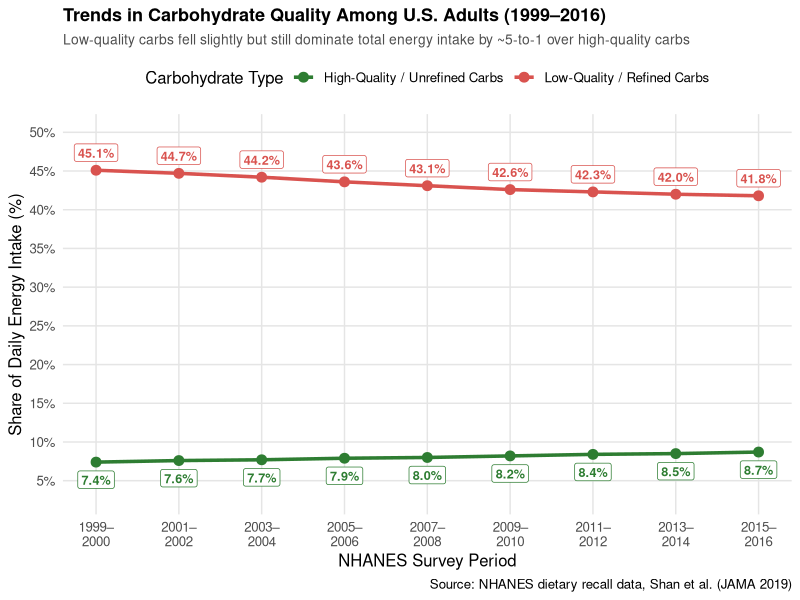

Source code (R):
## ---- chunk 1
#| fig-width: 10
#| fig-height: 6
library(tidyverse)

# NHANES dietary recall trends (Shan et al., JAMA 2019)
carb_trends <- tibble(
  cycle = rep(
    c(
      "1999–2000", "2001–2002", "2003–2004", "2005–2006", "2007–2008",
      "2009–2010", "2011–2012", "2013–2014", "2015–2016"
    ),
    2
  ),
  year = rep(c(1999.5, 2001.5, 2003.5, 2005.5, 2007.5, 2009.5, 2011.5, 2013.5, 2015.5), 2),
  carb_type = c(
    rep("Low-Quality / Refined Carbs", 9),
    rep("High-Quality / Unrefined Carbs", 9)
  ),
  pct_energy = c(
    45.1, 44.7, 44.2, 43.6, 43.1, 42.6, 42.3, 42.0, 41.8,
    7.4, 7.6, 7.7, 7.9, 8.0, 8.2, 8.4, 8.5, 8.7
  )
)

ggplot(carb_trends, aes(x = year, y = pct_energy, color = carb_type)) +
  geom_line(linewidth = 1.2) +
  geom_point(size = 3) +
  # Direct percentage labels above/below each point
  geom_label(
    aes(label = sprintf("%.1f%%", pct_energy)),
    vjust = if_else(carb_trends$carb_type == "Low-Quality / Refined Carbs", -0.5, 1.5),
    size = 3.2,
    fontface = "bold",
    fill = "white",
    linewidth = 0.25,
    show.legend = FALSE
  ) +
  scale_color_manual(
    values = c(
      "Low-Quality / Refined Carbs" = "#d9534f",
      "High-Quality / Unrefined Carbs" = "#2e7d32"
    )
  ) +
  scale_y_continuous(
    labels = \(x) paste0(x, "%"),
    limits = c(3, 50),
    breaks = seq(5, 50, by = 5)
  ) +
  scale_x_continuous(
    breaks = unique(carb_trends$year),
    labels = c(
      "1999–\n2000", "2001–\n2002", "2003–\n2004", "2005–\n2006", "2007–\n2008",
      "2009–\n2010", "2011–\n2012", "2013–\n2014", "2015–\n2016"
    )
  ) +
  labs(
    title = "Trends in Carbohydrate Quality Among U.S. Adults (1999–2016)",
    subtitle = "Low-quality carbs fell slightly but still dominate total energy intake by ~5-to-1 over high-quality carbs",
    x = "NHANES Survey Period",
    y = "Share of Daily Energy Intake (%)",
    color = "Carbohydrate Type",
    caption = "Source: NHANES dietary recall data, Shan et al. (JAMA 2019)"
  ) +
  theme_minimal(base_size = 12) +
  theme(
    legend.position = "top",
    plot.title = element_text(face = "bold", size = 13),
    plot.subtitle = element_text(color = "gray30", size = 10),
    panel.grid.minor = element_blank(),
    panel.grid.major = element_line(color = "grey90", linewidth = 0.5)
  )
